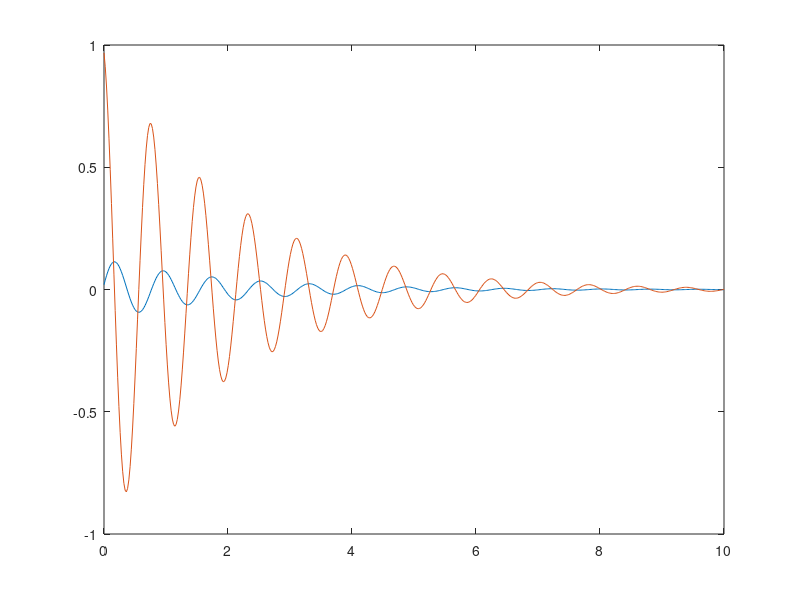

Recreate this plot in MATLAB.
clc
clear
A=[0 1; -64.25 -1];
x0=[0;1];
t=linspace(0,10,500);
delt=t(2)-t(1);
N=length(t);
expdeltA = expm(delt*A);
x=x0;
xs=[];
for k=1:N
    x=expdeltA*x;
    xs=[xs x];
end
plot(t,xs)